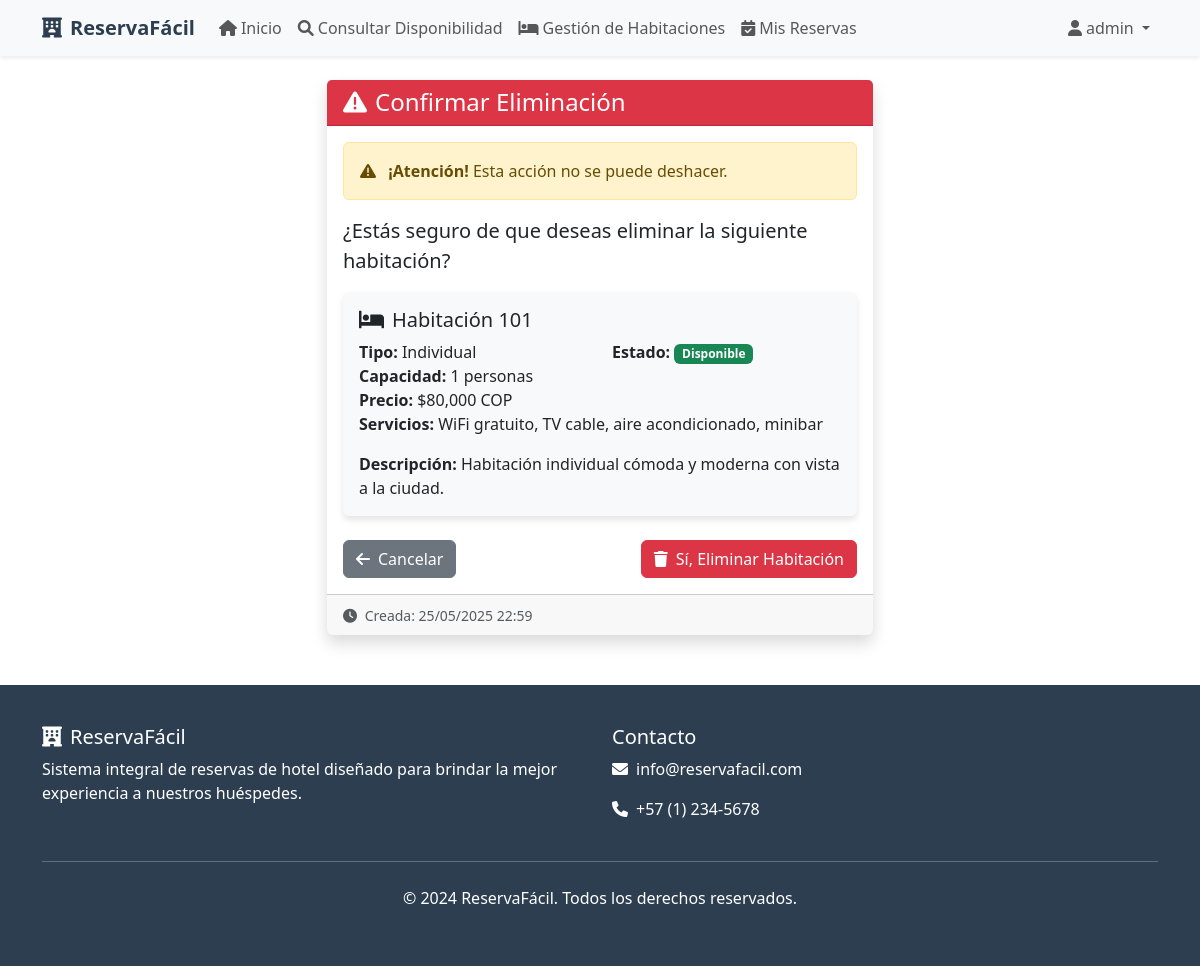
/habitaciones/1/eliminar/ (signed in), run on the app's committed database.
### habitaciones/models.py (models this page shows, shortened)
class Habitacion(models.Model):
    TIPOS_HABITACION = [
        ('individual', 'Individual'),
        ('doble', 'Doble'),
        ('matrimonial', 'Matrimonial'),
        ('suite', 'Suite'),
        ('familiar', 'Familiar'),
        ('presidencial', 'Presidencial'),
    ]
    ESTADOS_HABITACION = [
        ('disponible', 'Disponible'),
        ('mantenimiento', 'Mantenimiento'),
        ('reservada', 'Reservada'),
        ('ocupada', 'Ocupada'),
    ]
    numero = models.CharField(
        max_length=10,
        unique=True,
        verbose_name="Número de Habitación",
        help_text="Número único de la habitación (ej: 101, 201A)"
    )
    tipo = models.CharField(
        max_length=20,
        choices=TIPOS_HABITACION,
        verbose_name="Tipo de Habitación"
    )
    precio_por_noche = models.DecimalField(
        max_digits=10,
        decimal_places=2,
        validators=[MinValueValidator(Decimal('0.01'))],
        verbose_name="Precio por Noche",
        help_text="Precio en pesos colombianos"
    )
    capacidad = models.PositiveIntegerField(
        validators=[MinValueValidator(1)],
        verbose_name="Capacidad",
        help_text="Número máximo de huéspedes"
    )
    servicios_incluidos = models.TextField(
        blank=True,
        verbose_name="Servicios Incluidos",
        help_text="Descripción de servicios incluidos (WiFi, TV, minibar, etc.)"
    )
    estado = models.CharField(
        max_length=20,
        choices=ESTADOS_HABITACION,
        default='disponible',
        verbose_name="Estado"
    )
    descripcion = models.TextField(
        blank=True,
        verbose_name="Descripción",
        help_text="Descripción adicional de la habitación"
    )
    fecha_creacion = models.DateTimeField(auto_now_add=True)
    fecha_actualizacion = models.DateTimeField(auto_now=True)
    class Meta:
        verbose_name = "Habitación"
        verbose_name_plural = "Habitaciones"
        ordering = ['numero']
    def precio_formateado(self):
        return f"${self.precio_por_noche:,.0f} COP"

### habitaciones/views.py (the view, shortened to what this page needs)
# urls.py: path('<int:pk>/eliminar/', HabitacionDeleteView.as_view(), name='eliminar'),
class HabitacionDeleteView(PersonalAutorizadoMixin, DeleteView):
    model = Habitacion
    template_name = 'habitaciones/eliminar.html'
    success_url = reverse_lazy('habitaciones:lista')

### habitaciones/views.py (called while the page is built)
    def test_func(self):
        if not self.request.user.is_authenticated:
            return False
        if hasattr(self.request.user, 'perfilusuario'):
            perfil = self.request.user.perfilusuario
            return perfil.es_personal_recepcion() or perfil.es_administrador()
        return self.request.user.is_staff or self.request.user.is_superuser

### usuarios/models.py (called while the page is built)
    def es_personal_recepcion(self):
        return self.tipo_usuario == 'recepcion'

    def es_administrador(self):
        return self.tipo_usuario == 'administrador'

### templates/habitaciones/eliminar.html (shortened to what this page needs)
{% extends 'base.html' %}
{% block content %}
<div class="container mt-4">
    <div class="row justify-content-center">
        <div class="col-md-6">
            <div class="card shadow border-danger">
                <div class="card-header bg-danger text-white">
                    <h4 class="mb-0">
                        <i class="fas fa-exclamation-triangle me-2"></i>Confirmar Eliminación
                    </h4>
                </div>
                <div class="card-body">
                    <div class="alert alert-warning">
                        <i class="fas fa-warning me-2"></i>
                        <strong>¡Atención!</strong> Esta acción no se puede deshacer.
                    </div>
                    <p class="lead">¿Estás seguro de que deseas eliminar la siguiente habitación?</p>
                    <div class="card bg-light">
                        <div class="card-body">
                            <h5 class="card-title">
                                <i class="fas fa-bed me-2"></i>Habitación {{ object.numero }}
                            </h5>
                            <div class="row">
                                <div class="col-sm-6">
                                    <p class="card-text">
                                        <strong>Tipo:</strong> {{ object.get_tipo_display }}<br>
                                        <strong>Capacidad:</strong> {{ object.capacidad }} personas<br>
                                        <strong>Precio:</strong> {{ object.precio_formateado }}
                                    </p>
                                </div>
                                <div class="col-sm-6">
                                    <p class="card-text">
                                        <strong>Estado:</strong>
                                        {% if object.estado == 'disponible' %}
                                            <span class="badge bg-success">{{ object.get_estado_display }}</span>
                                        {% elif object.estado == 'ocupada' %}
                                            <span class="badge bg-danger">{{ object.get_estado_display }}</span>
                                        {% elif object.estado == 'reservada' %}
                                            <span class="badge bg-warning">{{ object.get_estado_display }}</span>
                                        {% else %}
                                            <span class="badge bg-secondary">{{ object.get_estado_display }}</span>
                                        {% endif %}
                                    </p>
                                </div>
                            </div>
                            {% if object.servicios_incluidos %}
                                <p class="card-text">
                                    <strong>Servicios:</strong> {{ object.servicios_incluidos|truncatewords:10 }}
                                </p>
                            {% endif %}
                            {% if object.descripcion %}
                                <p class="card-text">
                                    <strong>Descripción:</strong> {{ object.descripcion|truncatewords:15 }}
                                </p>
                            {% endif %}
                        </div>
                    </div>
                    <form method="post" class="mt-4">
                        <div class="d-flex justify-content-between">
                            <a href="{% url 'habitaciones:lista' %}" class="btn btn-secondary">
                                <i class="fas fa-arrow-left me-2"></i>Cancelar
                            </a>
                            <button type="submit" class="btn btn-danger">
                                <i class="fas fa-trash me-2"></i>Sí, Eliminar Habitación
                            </button>
                        </div>
                    </form>
                </div>
                <div class="card-footer text-muted">
                    <small>
                        <i class="fas fa-clock me-1"></i>
                        Creada: {{ object.fecha_creacion|date:"d/m/Y H:i" }}
                    </small>
                </div>
            </div>
        </div>
    </div>
</div>
{% endblock %}

### templates/base.html (shortened to what this page needs)
<!DOCTYPE html>
<html lang="es">
<head>
    <link href="https://cdn.jsdelivr.net/npm/bootstrap@5.3.0/dist/css/bootstrap.min.css" rel="stylesheet">
    <link rel="stylesheet" href="https://cdnjs.cloudflare.com/ajax/libs/font-awesome/6.0.0/css/all.min.css">
</head>
<body>
    <nav class="navbar navbar-expand-lg navbar-light bg-light shadow-sm">
        <div class="container">
            <a class="navbar-brand" href="{% url 'inicio' %}">
                <i class="fas fa-hotel me-2"></i>ReservaFácil
            </a>
            <div class="collapse navbar-collapse" id="navbarNav">
                <ul class="navbar-nav me-auto">
                    <li class="nav-item">
                        <a class="nav-link" href="{% url 'inicio' %}">
                            <i class="fas fa-home me-1"></i>Inicio
                        </a>
                    </li>
                    <li class="nav-item">
                        <a class="nav-link" href="{% url 'habitaciones:consultar_disponibilidad' %}">
                            <i class="fas fa-search me-1"></i>Consultar Disponibilidad
                        </a>
                    </li>
                    {% if user.is_authenticated %}
                        {% if user.perfilusuario.es_personal_recepcion or user.perfilusuario.es_administrador or user.is_staff %}
                            <li class="nav-item">
                                <a class="nav-link" href="{% url 'habitaciones:lista' %}">
                                    <i class="fas fa-bed me-1"></i>Gestión de Habitaciones
                                </a>
                            </li>
                        {% else %}
                            <li class="nav-item">
                                <a class="nav-link" href="#">
                                    <i class="fas fa-bed me-1"></i>Habitaciones
                                </a>
                            </li>
                        {% endif %}
                        <li class="nav-item">
                            <a class="nav-link" href="#">
                                <i class="fas fa-calendar-check me-1"></i>Mis Reservas
                            </a>
                        </li>
                    {% endif %}
                </ul>
                <ul class="navbar-nav">
                    {% if user.is_authenticated %}
                        <li class="nav-item dropdown">
                            <a class="nav-link dropdown-toggle" href="#" id="navbarDropdown" role="button" data-bs-toggle="dropdown">
                                <i class="fas fa-user me-1"></i>{{ user.get_full_name|default:user.username }}
                            </a>
                        </li>
                    {% endif %}
                </ul>
            </div>
        </div>
    </nav>
    <main>
        {% block content %}{% endblock %}
    </main>
    <footer>
        <div class="container">
            <div class="row">
                <div class="col-md-6">
                    <h5><i class="fas fa-hotel me-2"></i>ReservaFácil</h5>
                    <p>Sistema integral de reservas de hotel diseñado para brindar la mejor experiencia a nuestros huéspedes.</p>
                </div>
                <div class="col-md-6">
                    <h5>Contacto</h5>
                    <p><i class="fas fa-envelope me-2"></i>info@reservafacil.com</p>
                    <p><i class="fas fa-phone me-2"></i>+57 (1) 234-5678</p>
                </div>
            </div>
            <hr class="my-4">
            <div class="text-center">
                <p>&copy; 2024 ReservaFácil. Todos los derechos reservados.</p>
            </div>
        </div>
    </footer>
</body>
</html>

### templates/base.html (style rules this page uses)
.navbar-brand { font-weight: bold; color: #2c3e50 !important; }
.card { border: none; box-shadow: 0 4px 6px rgba(0, 0, 0, 0.1); transition: transform 0.3s ease; }
footer { background-color: #2c3e50; color: white; padding: 40px 0; margin-top: 50px; }

### data on the page
Habitacion: numero "101", tipo "Individual", capacidad "1", precio_formateado "$80,000 COP", estado "Disponible", servicios_incluidos "WiFi gratuito, TV cable, aire acondicionado, minibar", descripcion "Habitación individual cómoda y moderna con vista a la ciudad.", fecha_creacion "25/05/2025 22:59"

### other printed values
{{ user.get_full_name|default:user.username }} "admin"
